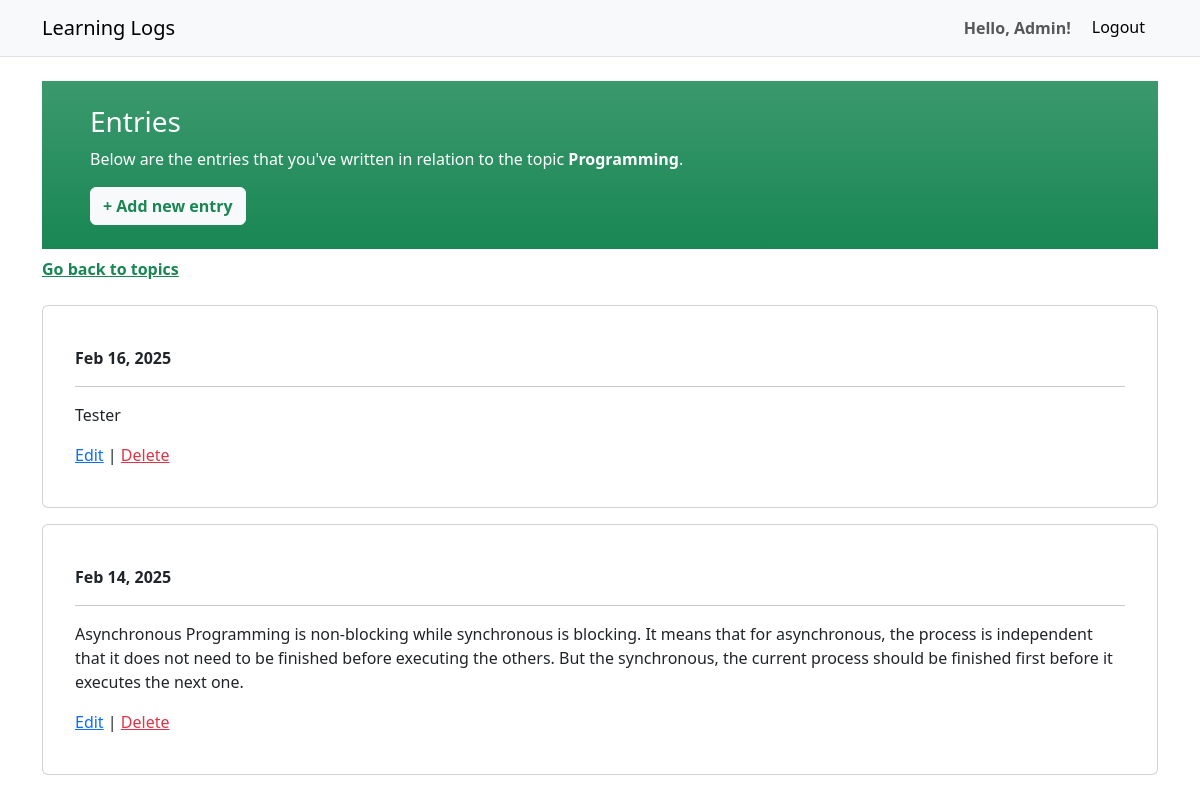
Page /topic/1 (signed in) on the committed database.
### learning_logs/models.py (models this page shows, shortened)
class Topic(models.Model):
    text = models.CharField(max_length=300)
    date_created = models.DateTimeField(auto_now=True)
    user = models.ForeignKey(User, on_delete=models.CASCADE)

class Entry(models.Model):
    topic = models.ForeignKey(Topic, on_delete=models.CASCADE)
    text = models.TextField()
    date_created = models.DateTimeField(auto_now=True)
    class Meta:
        verbose_name_plural = 'entries'

### learning_logs/views.py (the view)
# urls.py: path('topic/<int:topic_id>', views.topic, name='topic'),
@login_required
def topic(request, topic_id):
    try:
        topic = Topic.objects.get(id=topic_id, user=request.user)
        entries = topic.entry_set.order_by('-date_created')
        context = {'entries': entries, 'topic': topic}
    except:
        raise Http404
    else:
        return render(request, 'learning_logs/topic.html', context)

### learning_logs/templates/learning_logs/topic.html
{% extends "learning_logs/base.html" %}
{% block content %}
<div class="container">
  <div class="row">
    <div class="col-12 bg-success bg-gradient text-white py-4 px-2 px-md-5 mb-2">
        <h3>Entries</h3>
        <p>Below are the entries that you've written in relation to the topic <strong>{{ topic.text }}</strong>.</p>
        <a class="btn btn-light text-success fw-bold" href="{% url 'learning_logs:new_entry' topic.id %}">+ Add new entry</a>
    </div>
    <div class="col-12 mx-0 px-0 mb-4">
        <a class="text-success fw-bold" href="{% url 'learning_logs:topics' %}">Go back to topics</a>
    </div>
    <div class="col-12 px-0 mx-0">
      {% for entry in entries %}
        <ul class="list-unstyled">
          <li>
            <div class="card text-decoration-none px-3 py-4">
              <div class="card-body">
                <p class="text-dark my-0 py-0 fw-bold">{{ entry.date_created | date:'M d, Y' }}</p>
                <hr>
                <p>{{ entry.text | linebreaks }}</p>
                <a href="{% url 'learning_logs:edit_entry' topic.id entry.id %}">Edit</a>
                | <a class="text-danger" href="{% url 'learning_logs:delete_entry' topic.id entry.id %}">Delete</a>
              </div>
            </div>
          </li>
        </ul>
      {% empty %}
        <a class="card text-decoration-none" href="{% url 'learning_logs:topic' topic.id %}">
          <div class="card-body border-start border-success border-5">
            <p class="text-decoration-none text-dark my-0 py-0 fw-bold">There's no written entries yet.</p>
          </div>
        </a>
      {% endfor %}
    </div>
  </div>
</div>
{% endblock content %}

### learning_logs/templates/learning_logs/base.html (shortened to what this page needs)
<!DOCTYPE html>
<html lang="en">
  <head>
    {% load django_bootstrap5 %} {% bootstrap_css %} {% bootstrap_javascript %}
  </head>
  <body>
    <nav
      class="navbar navbar-expand-lg navbar-light bg-light mb-4 border-bottom"
    >
      <div class="container">
        <a class="navbar-brand" href="/">Learning Logs</a>
        <div class="collapse navbar-collapse" id="navbarNav">
          <ul class="navbar-nav ms-auto">
            {% if user.is_authenticated %}
            <li class="nav-item">
              <strong class="nav-link fw-bold"
                >Hello, {{user.username | title}}!</strong
              >
            </li>
            <li class="nav-item">
              <form action="{% url 'accounts:logout' %}" method="POST">
                <button name="submit" type="submit" class="btn btn-light">
                  Logout
                </button>
              </form>
            </li>
            {% endif %}
          </ul>
        </div>
      </div>
    </nav>
    <div class="container">{% block content %}{% endblock content %}</div>
  </body>
</html>

### rows in the picture
Topic: text "Programming"
Entry: date_created "Feb 16, 2025", text "Tester"
Entry: date_created "Feb 14, 2025", text "Asynchronous Programming is non-blocking while synchronous is blocking. It means that for asynchronous, the process is independent that it does not need to be finished before executing the others. But the synchronous, the current process should be finished first before it executes the next one."

### other values in the picture
{{ user.username | title }} "Admin"
